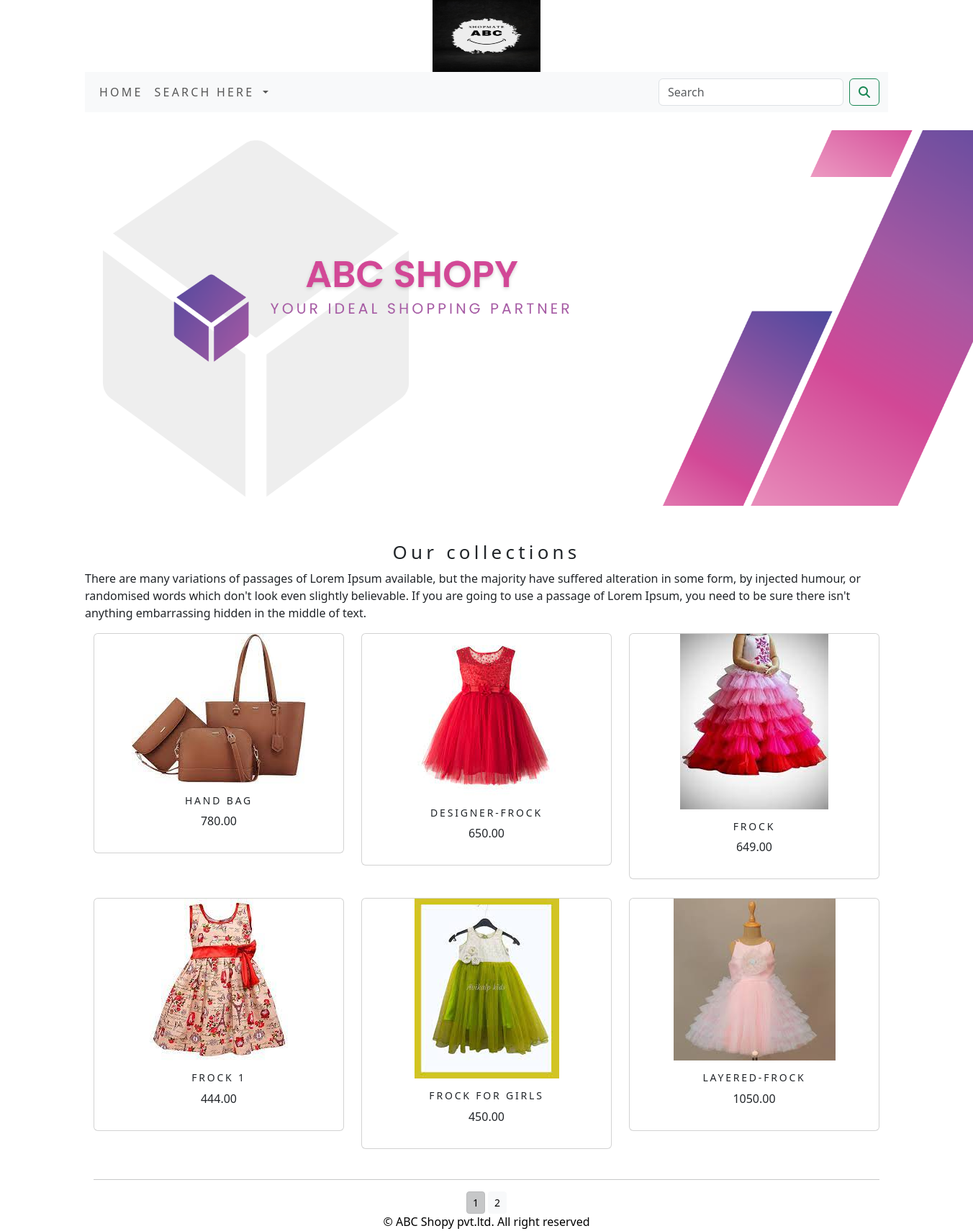
Page /shop on the committed database.
### shopapp/models.py (models this page shows, shortened)
class Product(models.Model):
    name=models.CharField(max_length=250,unique=True)
    slug=models.SlugField(max_length=250,unique=True)
    description=models.TextField(blank=True)
    price=models.DecimalField(max_digits=10,decimal_places=2)
    category=models.ForeignKey(Category,on_delete=models.CASCADE)
    image=models.ImageField(upload_to='product', blank=True)
    stock=models.IntegerField()
    available=models.BooleanField(default=True)
    created=models.DateTimeField(auto_now_add=True)
    updated=models.DateTimeField(auto_now=True)
    def get_url(self):
        return reverse('shopapp:prodCatdetail',args=[self.category.slug,self.slug])
    class Meta:
        ordering=('name',)
        verbose_name='product'
        verbose_name_plural='products'

### shopapp/views.py (the view)
# urls.py: path('',views.allProdCat, name='allProdCat'),
def allProdCat(request,c_slug=None):
    c_page=None
    products_list=None
    if c_slug!=None:
        c_page=get_object_or_404(Category,slug=c_slug)
        products_list=Product.objects.all().filter(category=c_page,available=True)
    else:
        products_list=Product.objects.all().filter(available=True)
    paginator=Paginator(products_list,6)
    try:
        page=int(request.GET.get('page',1))
    except:
        page=1
    try:
        products=paginator.page(page)
    except (EmptyPage,InvalidPage):
        products=paginator.page(paginator.num_pages)
    return render(request,'category.html',{'category':c_page,'products':products})

### cart/context_processors.py (called while the page is built)
def counter(request):
    item_count=0
    if 'admin' in request.path:
        return {}
    else:
        try:
            cart=Cart.objects.filter(cart_id=_cart_id(request))
            cart_items=CartItem.objects.all().filter(cart=cart[:1])
            for cart_item in cart_items:
                item_count += cart_item.quantity
        except Cart.DoesNotExist:
            item_count =0
    return dict(item_count=item_count)

### cart/views.py (called while the page is built)
def _cart_id(request):
    cart=request.session.session_key
    if not cart:
        cart=request.session.create()
    return cart

### shopapp/context_processors.py (called while the page is built)
def menu_links(request):
    links=Category.objects.all()
    return dict(links=links)

### shopapp/models.py (called while the page is built)
    def get_url(self):
        return reverse('shopapp:products_by_category',args=[self.slug])

### templates/category.html (shortened to what this page needs)
{% extends 'base.html' %}
{% load static %}
{% block content %}
<div class="mx-auto">
    {% if category %}
        <img class="my_image_padding" src="{{category.image.url}}" alt="{{category.name}}">
</div>
    <br>
<div>
        <h1 class="text-center my_title">{{category.name}}</h1>
        <p class="text-justify">{{category.description}}</p>
</div>
    {% else %}
<div>
    <img class="my_image_padding" src="{% static 'img/banner.png' %}" alt="our products" width="1300px" height="300px">
</div><br>
<div>
    <h1 class="text-center my_title">Our collections</h1>
    <p class="text-justify">There are many variations of passages of Lorem Ipsum available, but the majority have suffered alteration in some form, by injected humour, or randomised words which don't look even slightly believable. If you are going to use a passage of Lorem Ipsum, you need to be sure there isn't anything embarrassing hidden in the middle of text.</p>
</div>
    {% endif %}
<div class="container">
    <div class="row mx_auto">
        {% for product in products.object_list %}
        <div class="my_bottom_margin col-9 col-sm-12 col-md-4  col-lg-4">
            <div class="card mb-3 text-center" style="min-width:18rem;">
                 <a href="{{product.get_url}}"><img class="card-image-top my_image"src="{{product.image.url}}" alt="{{product.name}}"></a>
                <div class="card-body">
                    <h4>{{product.name}}</h4>
                    <p>{{product.price}}</p>
                </div>
            </div>
        </div>
        {% endfor %}
    </div>
    <div class="mx-auto">
        {% if products.paginator.num_pages > 1 %}
        <hr>
        <div class="text-center">
            {% for pg in products.paginator.page_range %}
            <a href="?page={{pg}}" class="btn btn-light btn-sm {% if products.number == pg %} active {% endif %}">{{pg}}</a>
            {% endfor %}
        </div>
        {% endif %}
    </div>
    <br>
</div>
{% endblock %}

### templates/base.html (shortened to what this page needs)
{% load static %}
<!DOCTYPE html>
<html lang="en">
<head>
    <link rel="stylesheet" href="{% static 'css/custom.css' %}">
    <link href="{% static 'css/bootstrap.min.css' %}" rel="stylesheet">
</head>
<body>
<div class="container">
    {% include 'header.html' %}
    {% include 'navbar.html' %}
    {% block  content %}
    {% endblock %}
</div>
{% include 'footer.html' %}
</body>
</html>

### templates/header.html
{% load static %}
<header>
  <center>
    <a href="{% url 'shopapp:allProdCat' %}"><img src="{% static 'img/logo.png' %}" alt="logimage" width="150" height="100"></a>
  </center>
</header>

### templates/navbar.html (shortened to what this page needs)
<nav class="navbar navbar-expand-lg bg-body-tertiary">
  <div class="container-fluid">
    <div class="collapse navbar-collapse" id="navbarSupportedContent">
      <ul class="navbar-nav me-auto mb-2 mb-lg-0">
        <li class="nav-item">
          <a class="nav-link" href="#">Home</a>
        </li>
        <li class="nav-item dropdown {% if 'shopapp' in request.path %} active {% endif %}">
          <a class="nav-link dropdown-toggle" href="#" role="button" data-bs-toggle="dropdown" aria-expanded="false">
            Search here
          </a>
        </li>
      </ul>
      <form class="d-flex" action="{% url 'search_app:SearchResult' %}" method="get" >
        <input class="form-control me-2" type="search" placeholder="Search" name="q" aria-label="Search">
        <button class="btn btn-outline-success" type="submit"><i class="fa-solid fa-magnifying-glass"></i></button>
      </form>
    </div>
  </div>
</nav>

### templates/footer.html
<div class="footer fixed-bottom my_footer ">
  <p class="text-center"> &copy; ABC Shopy pvt.ltd. All right reserved</p>
</div>

### static/css/custom.css (style rules this page uses)
body { font-family:courier; }
.nav-item { letter-spacing: 0.2em; font-size=14px; text-transform:uppercase; }
.my_footer { height:30px; }
.my_footer p { padding-top:5px; font-size:16px; color:black; }
.my_image { width=300%; height:auto; }
.my_title { font-size:26px; text_transform:uppercase; letter-spacing:0.2em; }
.my_image_padding { padding:25px; width=300%; height:auto; }
.my_bottom_margin { margin-bottom:10px; }
.card-body h4 { font-size:14px; text-transform:uppercase; letter-spacing:0.2em; }

### rows in the picture
Product: image (picture), name "HAND BAG", price "780.00"
Product: image (picture), name "DESIGNER-FROCK", price "650.00"
Product: image (picture), name "FROCK", price "649.00"
Product: image (picture), name "FROCK 1", price "444.00"
Product: image (picture), name "FROCK FOR GIRLS", price "450.00"
Product: image (picture), name "LAYERED-FROCK", price "1050.00"

### other values in the picture
{{ pg }} "1" "2"
